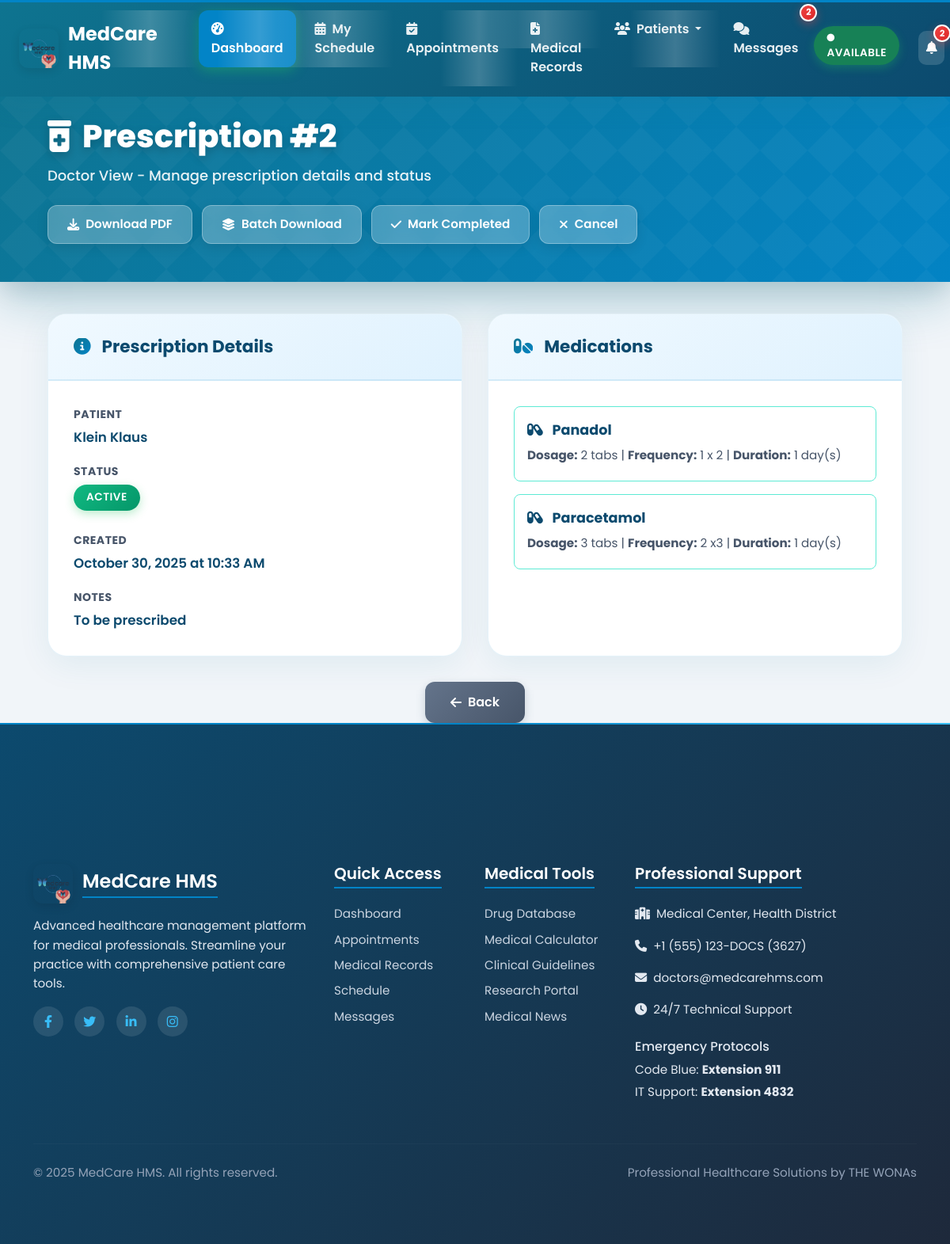
The page /prescriptions/doctor/2/ (signed in) on the database as committed earlier.
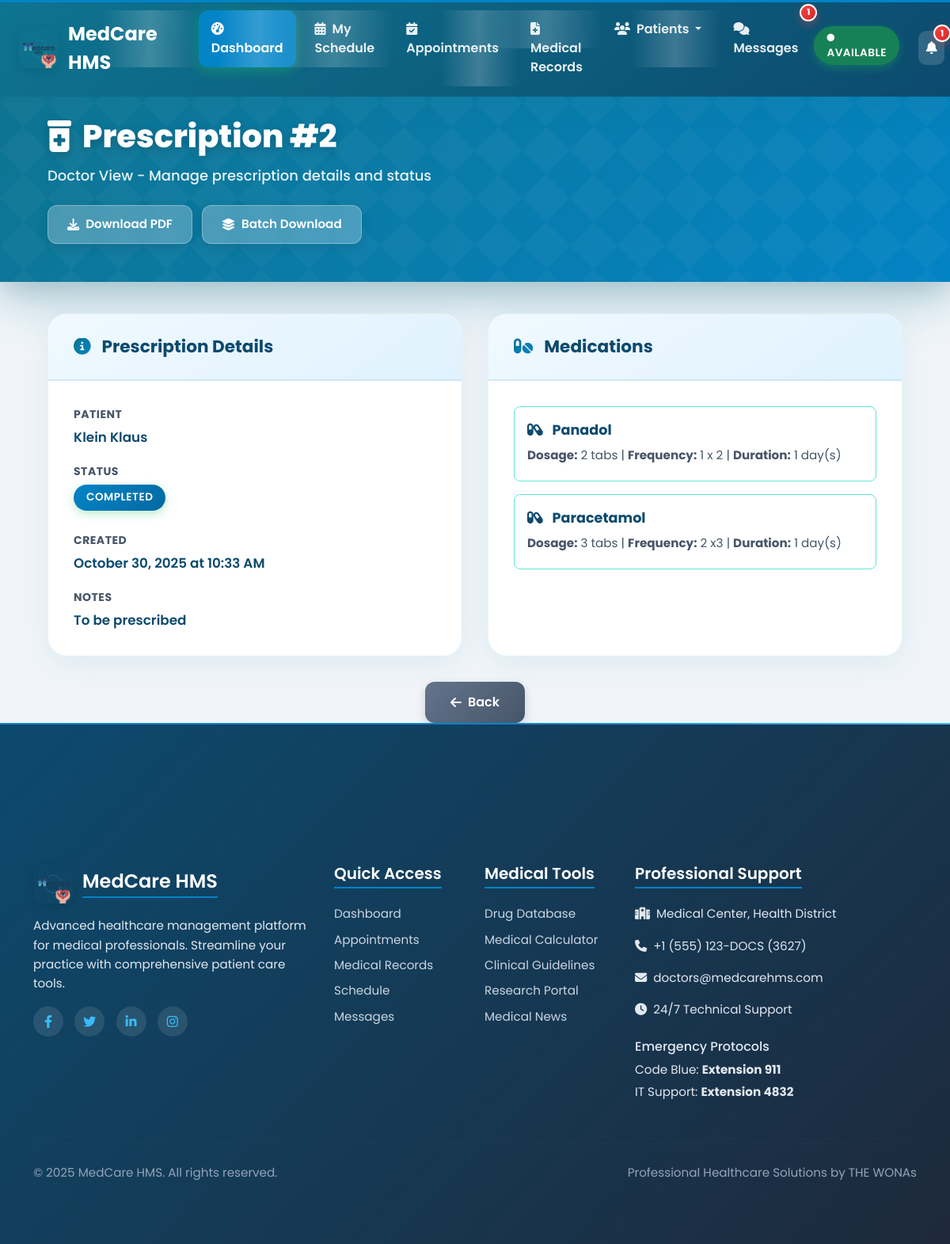
The same page on the database as committed later.
### prescriptions/models.py (models this page shows, shortened)
class Prescription(models.Model):
    STATUS_CHOICES = (
        ('ACTIVE', 'Active'),
        ('COMPLETED', 'Completed'),
        ('CANCELLED', 'Cancelled'),
    )
    patient = models.ForeignKey(PatientProfile, on_delete=models.CASCADE, related_name='prescriptions')
    doctor = models.ForeignKey(DoctorProfile, on_delete=models.SET_NULL, null=True, related_name='prescriptions')
    medical_record = models.ForeignKey(MedicalRecord, on_delete=models.SET_NULL, null=True, blank=True, related_name='linked_prescriptions')
    notes = models.TextField(blank=True, null=True)
    status = models.CharField(max_length=20, choices=STATUS_CHOICES, default='ACTIVE')
    created_at = models.DateTimeField(auto_now_add=True)
    updated_at = models.DateTimeField(auto_now=True)
    class Meta:
        ordering = ['-created_at']

### patients/models.py (models this page shows, shortened)
class PatientProfile(models.Model):
    GENDER_CHOICES = (('Male', 'Male'), ('Female', 'Female'), ('Other', 'Other'))
    BLOOD_GROUP_CHOICES = (
        ('A+', 'A+'), ('A-', 'A-'), ('B+', 'B+'), ('B-', 'B-'),
        ('AB+', 'AB+'), ('AB-', 'AB-'), ('O+', 'O+'), ('O-', 'O-'),
    )
    user = models.OneToOneField(User, on_delete=models.CASCADE, related_name='patientprofile')
    profile_picture = models.ImageField(upload_to=get_patient_image_path, null=True, blank=True, default='static/profile_pictures/default.jpeg')
    date_of_birth = models.DateField(null=True, blank=True)
    gender = models.CharField(max_length=10, choices=GENDER_CHOICES, null=True, blank=True)
    address = models.TextField(max_length=500, null=True, blank=True)
    blood_group = models.CharField(max_length=3, choices=BLOOD_GROUP_CHOICES, null=True, blank=True)
    emergency_contact_name = models.CharField(max_length=100, null=True, blank=True)
    emergency_contact_number = models.CharField(max_length=20, null=True, blank=True)
    medical_history = models.TextField(null=True, blank=True, help_text="Allergies, chronic conditions, etc.")
    insurance_provider = models.CharField(max_length=100, null=True, blank=True)
    insurance_policy_number = models.CharField(max_length=100, null=True, blank=True)

### prescriptions/views.py (the view)
# urls.py: path('doctor/<int:pk>/', views.prescription_detail_doctor_view, name='doctor_prescription_detail'),
@login_required
@doctor_required
def prescription_detail_doctor_view(request, pk):
    prescription = get_object_or_404(Prescription.objects.select_related('patient__user', 'doctor__user'), pk=pk)
    return render(request, 'prescriptions/prescription_detail_doctor.html', {'prescription': prescription})

### accounts/templatetags/profile_tags.py (called while the page is built)
@register.simple_tag
def get_profile_image_url(user):
    try:
        if hasattr(user, 'doctorprofile') and user.doctorprofile.profile_picture:
            return user.doctorprofile.profile_picture.url
        elif hasattr(user, 'patientprofile') and user.patientprofile.profile_picture:
            return user.patientprofile.profile_picture.url
        elif hasattr(user, 'receptionistprofile') and user.receptionistprofile.profile_picture:
            return user.receptionistprofile.profile_picture.url
    except (AttributeError, ValueError):
        pass
    return '/static/profile_pictures/default.jpeg'

@register.simple_tag
def get_user_initials(user):
    if user.first_name and user.last_name:
        return f"{user.first_name[0]}{user.last_name[0]}".upper()
    elif user.first_name:
        return user.first_name[0].upper()
    elif user.username:
        return user.username[0].upper()
    return "U"

### chat/models.py (called while the page is built)
    def get_unread_count_for_user(self, user):
        return self.messages.filter(is_read=False).exclude(sender=user).count()

### templates/prescriptions/prescription_detail_doctor.html (shortened to what the changed rows need)
{% extends 'base_doctor.html' %}
{% load static %}
{% block content %}
<div class="dashboard-wrapper">
    <div class="prescription-header">
        <div class="header-content">
            <h1 class="prescription-title">
                <i class="fas fa-prescription-bottle-alt"></i>
                Prescription #{{ prescription.id }}
            </h1>
            <p class="prescription-subtitle">Doctor View - Manage prescription details and status</p>
            <div class="action-buttons">
                <a href="{% url 'prescriptions:prescription_download' prescription.id %}" class="btn-action">
                    <i class="fas fa-download"></i>
                    Download PDF
                </a>
                <a href="{% url 'prescriptions:prescription_batch_download' %}?ids={{ prescription.id }}" class="btn-action">
                    <i class="fas fa-layer-group"></i>
                    Batch Download
                </a>
                {% if prescription.status == 'ACTIVE' %}
                <button class="btn-action" id="btn-complete" data-status="COMPLETED">
                    <i class="fas fa-check"></i>
                    Mark Completed
                </button>
                <button class="btn-action" id="btn-cancel" data-status="CANCELLED">
                    <i class="fas fa-times"></i>
                    Cancel
                </button>
                {% endif %}
            </div>
        </div>
    </div>
    <div class="content-section">
        <div class="info-cards">
            <div class="info-card">
                <div class="info-card-body">
                    <div class="info-item">
                        <div class="info-label">Patient</div>
                        <div class="info-value">{{ prescription.patient.user.get_full_name }}</div>
                    </div>
                    <div class="info-item">
                        <div>
                            <span class="status-badge {{ prescription.status|lower }}">
                                {{ prescription.get_status_display }}
                            </span>
                        </div>
                    </div>
                    <div class="info-item">
                        <div class="info-label">Created</div>
                        <div class="info-value">{{ prescription.created_at|date:'F d, Y \a\t g:i A' }}</div>
                    </div>
                    {% if prescription.notes %}
                    <div class="info-item">
                        <div class="info-label">Notes</div>
                        <div class="info-value" style="white-space: pre-wrap;">{{ prescription.notes }}</div>
                    </div>
                    {% endif %}
                </div>
            </div>
        </div>
    </div>
</div>
{% endblock %}

Rows that differ between the two databases and show on the page:
changed Prescription "To be prescribed": status "ACTIVE" → "COMPLETED"
Other text that changed with them:
{{ unread_chat_messages_count }}: "2" → "1"
{{ unread_notifications_count }}: "2" → "1"
text no longer shown: "Mark Completed Cancel"
